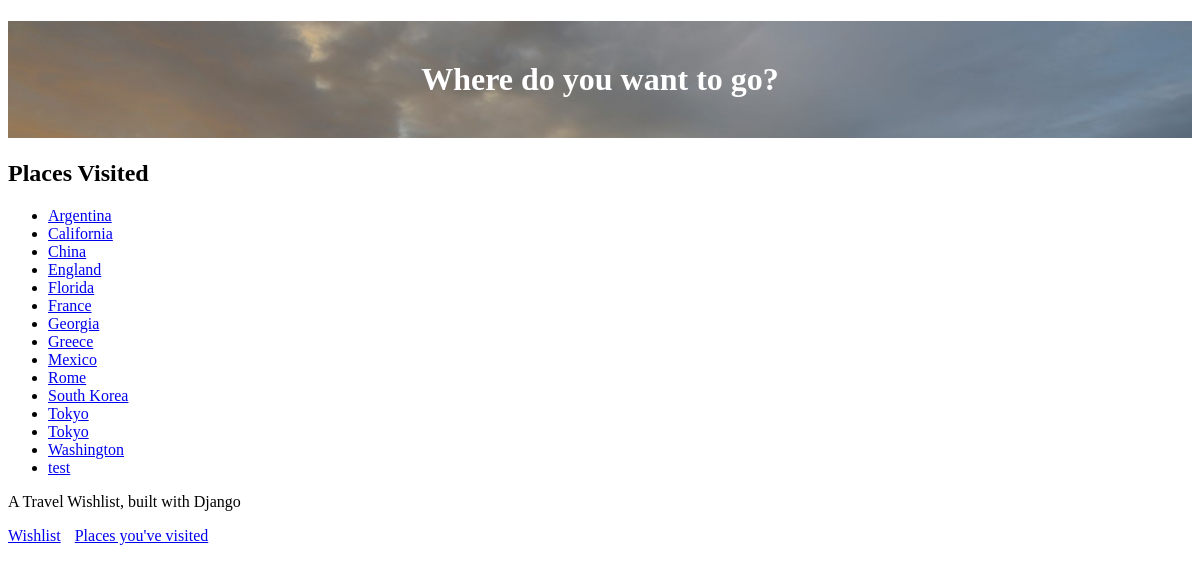
Page /visited (signed in) on the committed database.
### travel_wishlist/models.py (models this page shows, shortened)
class Place(models.Model):
    user = models.ForeignKey('auth.user', null=False, on_delete=models.CASCADE)
    name = models.CharField(max_length=200)
    visited = models.BooleanField(default=False) # assume the user is creating a input they havent been to yet
    notes = models.TextField(blank=True, null=True)
    date_visited = models.DateField(blank=True, null=True)
    photo = models.ImageField(upload_to='user_images/', blank=True, null=True)

### travel_wishlist/views.py (the view)
# urls.py: path('visited', views.places_visited, name='places_visited'), # visited page
@login_required
def places_visited(request):
    visited = Place.objects.filter(visited=True).order_by('name') # get all the places from the database, and store them in a variable called visited
    return render(request, 'travel_wishlist/visited.html', {'visited': visited})

### travel_wishlist/templates/travel_wishlist/visited.html
{% extends 'travel_wishlist/base.html' %}
{% block content %}
<h2>Places Visited</h2>
{% if visited %}
<ul>
    {% for place in visited %}
    <li>
     <a href="{% url 'place_details' place.pk %}"> {{ place.name }} </a>
    </li>
    {% endfor %}
</ul>
{% else %}
<p>You have not visited any places yet</p>
{% endif %}
{% endblock %}

### rows in the picture
Place: name "Argentina"
Place: name "California"
Place: name "China"
Place: name "England"
Place: name "Florida"
Place: name "France"
Place: name "Georgia"
Place: name "Greece"
Place: name "Mexico"
Place: name "Rome"
Place: name "South Korea"
Place: name "Tokyo"
Place: name "Tokyo"
Place: name "Washington"
Place: name "test"
